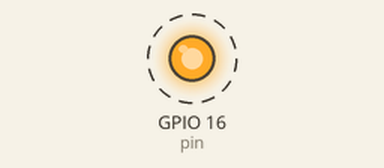
Recording of a program running on a simulated ESP8266 board running MicroPython. On the bench: output pins drawn as LEDs (lit = HIGH). Dashed ring = blinking.

Above: at 0.2 s.
Timing chart, 0 to 3.0 s (numbered marks = the images above):
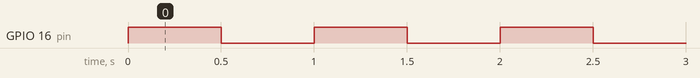

The program:

TesteBlink.py
```python
import machine
import time

pin = machine.Pin(16, machine.Pin.OUT) #Definicao do pino como saida
#Exemplo de ligar e desligar o led
pin.on()    #Desliga o led
pin.off()   #Liga o led
pin.value(0)
#Criará uma função para alternar o pino
#Essa funcao ira negar o valor que estiver no pino. Ex, se o pio tiver 0 (desligado) a funcao ira
#nega-lo, fazendo ele ficar com o valor de 1 ( ligado)
def toggle(p):
    p.value(not p.value())  #Negacao do valor do pino
#Blink
while True:
    toggle(pin) #Chamada da funcao
    time.sleep_ms(500) #Tempo de espera
```

Measured:
- by itself, GPIO 16 (pin): alternates HIGH for 0.50 s and LOW for 0.50 s
